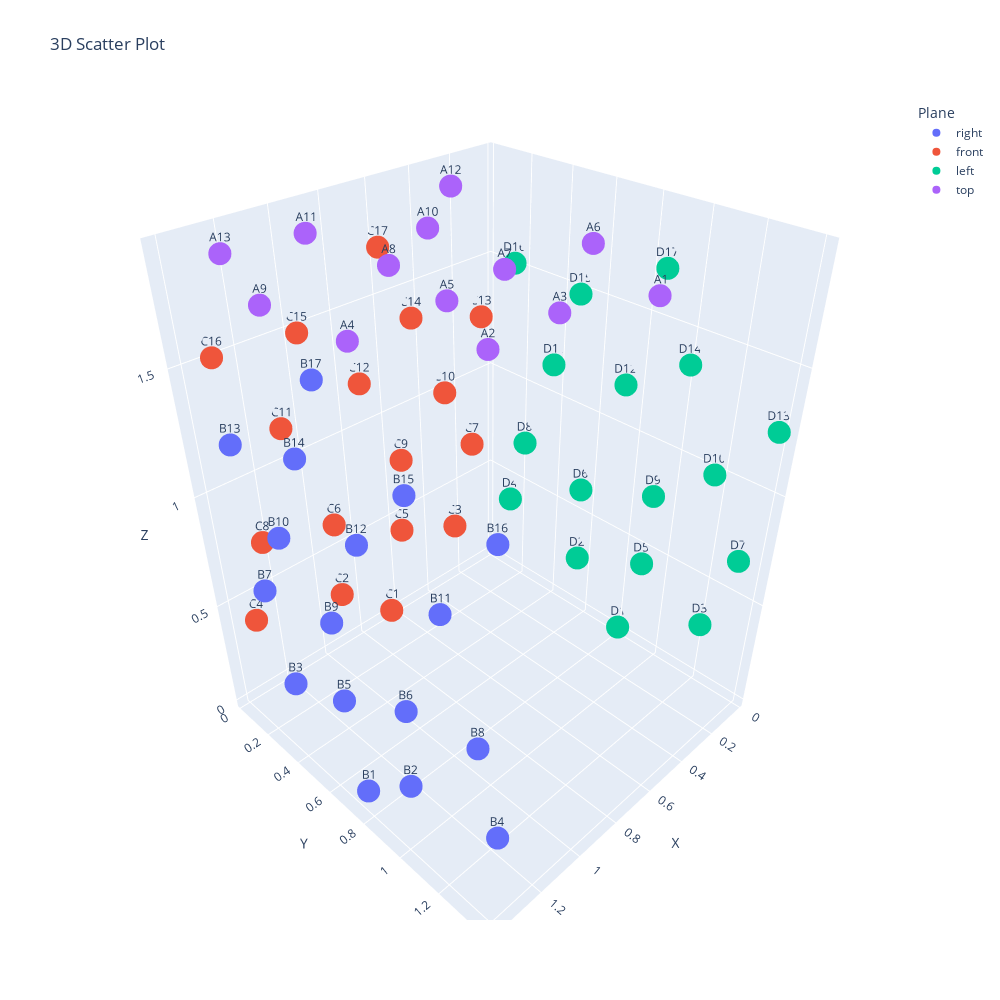

Write notebook code for a chart like this one.
### Code cell
# fancy interactiver plot 
# damit kann man die namen der mikrofone sehr gut sehen


import plotly.express as px


fig = px.scatter_3d(df_3d, x='X', y='Y', z='Z', text='Mic_Index', title='3D Scatter Plot', color='Plane', width=1000, height=1000)

# Plot anzeigen
fig.show()

### Figure 1 — Plotly figure (JSON) as saved in the notebook; plotly's stock layout.template omitted (floating-point values rounded to 4 significant figures)
{"data": [{"hovertemplate": "Plane=right<br>X=%{x}<br>Y=%{y}<br>Z=%{z}<br>Mic_Index=%{text}<extra></extra>", "legendgroup": "right", "marker": {"color": "#636efa", "symbol": "circle"}, "mode": "markers+text", "name": "right", "scene": "scene", "showlegend": true, "text": ["B1", "B2", "B3", "B4", "B5", "B6", "B7", "B8", "B9", "B10", "B11", "B12", "B13", "B14", "B15", "B16", "B17"], "type": "scatter3d", "x": [1.37, 1.37, 1.37, 1.37, 1.37, 1.37, 1.37, 1.37, 1.37, 1.37, 1.37, 1.37, 1.37, 1.37, 1.37, 1.37, 1.37], "y": [0.734, 0.987, 0.336, 1.398, 0.647, 0.989, 0.222, 1.315, 0.627, 0.374, 1.17, 0.809, 0.157, 0.536, 1.044, 1.392, 0.674], "z": [0.02, 0.266, 0.287, 0.38, 0.425, 0.629, 0.672, 0.718, 0.774, 0.989, 1.148, 1.194, 1.257, 1.372, 1.485, 1.51, 1.689]}, {"hovertemplate": "Plane=front<br>X=%{x}<br>Y=%{y}<br>Z=%{z}<br>Mic_Index=%{text}<extra></extra>", "legendgroup": "front", "marker": {"color": "#EF553B", "symbol": "circle"}, "mode": "markers+text", "name": "front", "scene": "scene", "showlegend": true, "text": ["C1", "C2", "C3", "C4", "C5", "C6", "C7", "C8", "C9", "C10", "C11", "C12", "C13", "C14", "C15", "C16", "C17"], "type": "scatter3d", "x": [0.659, 0.913, 0.261, 1.322, 0.571, 0.914, 0.146, 1.241, 0.552, 0.299, 1.094, 0.731, 0.085, 0.461, 0.979, 1.313, 0.599], "y": [0.028, 0.028, 0.028, 0.028, 0.028, 0.028, 0.028, 0.028, 0.028, 0.028, 0.028, 0.028, 0.028, 0.028, 0.028, 0.028, 0.028], "z": [0.023, 0.267, 0.287, 0.38, 0.425, 0.63, 0.675, 0.717, 0.773, 0.99, 1.15, 1.194, 1.261, 1.375, 1.485, 1.508, 1.691]}, {"hovertemplate": "Plane=left<br>X=%{x}<br>Y=%{y}<br>Z=%{z}<br>Mic_Index=%{text}<extra></extra>", "legendgroup": "left", "marker": {"color": "#00cc96", "symbol": "circle"}, "mode": "markers+text", "name": "left", "scene": "scene", "showlegend": true, "text": ["D1", "D2", "D3", "D4", "D5", "D6", "D7", "D8", "D9", "D10", "D11", "D12", "D13", "D14", "D15", "D16", "D17"], "type": "scatter3d", "x": [0.028, 0.028, 0.028, 0.028, 0.028, 0.028, 0.028, 0.028, 0.028, 0.028, 0.028, 0.028, 0.028, 0.028, 0.028, 0.028, 0.028], "y": [0.817, 0.566, 1.215, 0.154, 0.905, 0.562, 1.331, 0.237, 0.925, 1.177, 0.384, 0.746, 1.392, 1.016, 0.503, 0.161, 0.877], "z": [0.023, 0.27, 0.289, 0.385, 0.427, 0.63, 0.677, 0.72, 0.773, 0.99, 1.149, 1.195, 1.26, 1.375, 1.485, 1.511, 1.69]}, {"hovertemplate": "Plane=top<br>X=%{x}<br>Y=%{y}<br>Z=%{z}<br>Mic_Index=%{text}<extra></extra>", "legendgroup": "top", "marker": {"color": "#ab63fa", "symbol": "circle"}, "mode": "markers+text", "name": "top", "scene": "scene", "showlegend": true, "text": ["A1", "A2", "A3", "A4", "A5", "A6", "A7", "A8", "A9", "A10", "A11", "A12", "A13"], "type": "scatter3d", "x": [0.59, 1.159, 0.87, 1.376, 1.028, 0.411, 0.755, 0.974, 1.405, 0.68, 0.985, 0.332, 1.272], "y": [1.246, 1.147, 1.127, 0.864, 0.857, 0.856, 0.81, 0.548, 0.521, 0.393, 0.155, 0.129, 0.117], "z": [1.871, 1.871, 1.871, 1.871, 1.871, 1.871, 1.871, 1.871, 1.871, 1.871, 1.871, 1.871, 1.871]}], "layout": {"height": 1000, "legend": {"title": {"text": "Plane"}, "tracegroupgap": 0}, "scene": {"domain": {"x": [0, 1], "y": [0, 1]}, "xaxis": {"title": {"text": "X"}}, "yaxis": {"title": {"text": "Y"}}, "zaxis": {"title": {"text": "Z"}}}, "title": {"text": "3D Scatter Plot"}, "width": 1000}}
